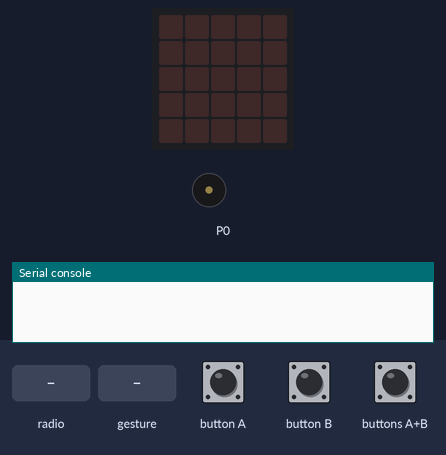
Recording of a program running on a simulated BBC micro:bit (MakeCode). Shown: the board's 5×5 LED display, buzzer (waves = sounding), the last lines printed to the serial console. Inputs (shaded band) come from the test bench. Random numbers come from a fixed seed; no radio messages arrive unless stated (any console line starting 'radio sent:' is added by the test bench); a tilt is held for 1.5 s and a shake lasts 1 s, then the board lies face up again.

Above: at 1.2 s.
1.3 s: radio message "1" arrives
At 2.1 s:
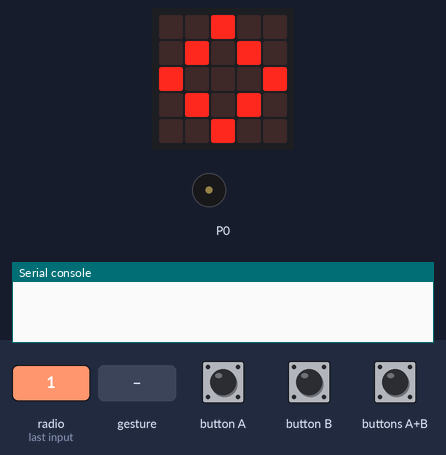
7.3 s: buttons A+B pressed for 0.15 s
At 9.4 s:
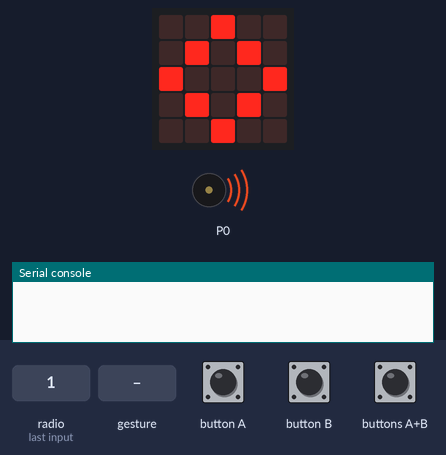
10.4 s: gesture 'shake'
At 11.6 s:
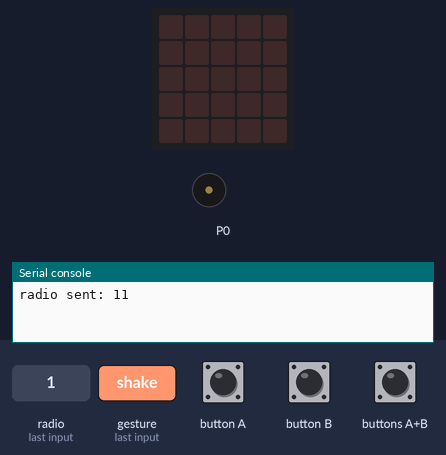
12.3 s: radio message "0" arrives
At 12.7 s:
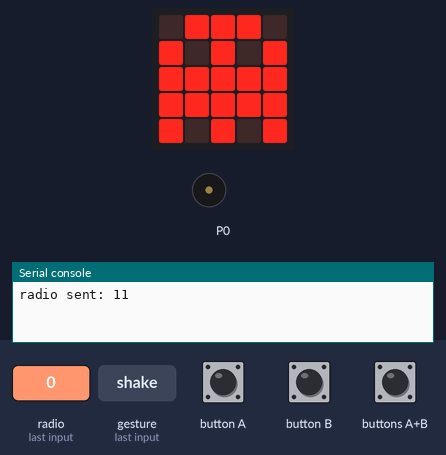
Timing chart, 0 to 16.3 s (numbered marks = the images above; inputs shaded):
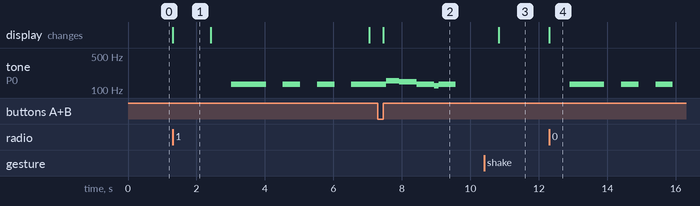

The program:

main.ts
```typescript
radio.onReceivedNumber(function (receivedNumber) {
    Patate = receivedNumber
})
input.onButtonPressed(Button.AB, function () {
    Patate = randint(10, 30)
})
input.onGesture(Gesture.Shake, function () {
    if (Patate > 0) {
        radio.sendNumber(Patate)
        Patate = -1
    }
})
let Patate = 0
radio.setGroup(5)
Patate = -1
basic.forever(function () {
    if (Patate == 0) {
        basic.showIcon(IconNames.Ghost)
        for (let index = 0; index < 4; index++) {
            music.startMelody(music.builtInMelody(Melodies.Funeral), MelodyOptions.Once)
            basic.pause(1000)
        }
        Patate = -1
    } else if (Patate < 0) {
        basic.clearScreen()
    } else if (Patate > 0) {
        basic.showIcon(IconNames.Diamond)
        Patate += -1
        basic.pause(500)
    }
})
```

test.ts
```typescript
// les tests vont ici ; cela ne sera pas compilé si ce paquet est utilisé en tant qu'extension.
```

Measured:
- after the input at 1.3 s, tone on P0: silent → 131 Hz after 1.7 s, then repeats every 1.0 s: silent 0.49 s, 131 Hz 0.51 s; the display: changes at once (image 1)
- after the input at 7.3 s, the display: changes after 0.16 s (image 2)
- after the input at 10.4 s, the display: changes after 0.42 s (image 3)
- after the input at 12.3 s, tone on P0: silent → 131 Hz after 0.61 s, then repeats every 1.0 s: silent 0.49 s, 131 Hz 0.51 s; the display: changes at once (image 4)
- what the display in image 1 shows lasts 1.1 s, from 1.3 s to 2.4 s
